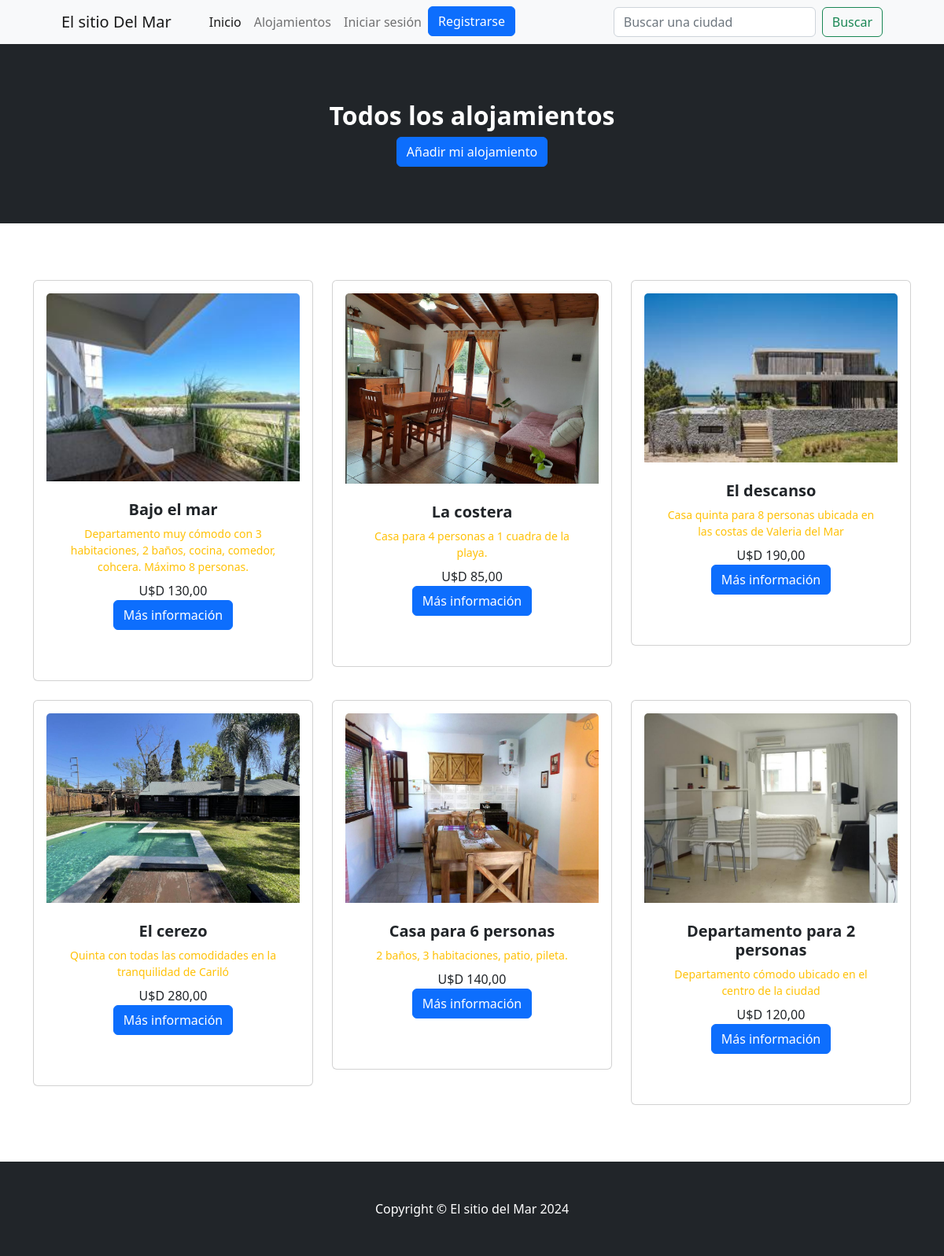
/alojamientos/, run on the app's committed database.
### aplicacion/models.py (models this page shows, shortened)
class Alojamiento(models.Model):
    titulo = models.CharField(max_length=200)
    descripcion = models.TextField()
    ciudad = models.ForeignKey(Ciudad, on_delete=models.CASCADE)
    direccion = models.CharField(max_length=200, default="No determinado")
    email = models.EmailField(default="example@example.com")
    precio = models.DecimalField(max_digits=10, decimal_places=2, default=0.00)
    propietario = models.ForeignKey(Usuario, on_delete=models.CASCADE)
    imagen = models.ImageField(upload_to='alojamientos', null=True, blank=True)

### aplicacion/views.py (the view)
# urls.py: path('alojamientos/', alojamiento, name="alojamiento"),
def alojamiento(request):
    contexto = {'alojamiento': Alojamiento.objects.all()}
    return render(request, "aplicacion/alojamiento.html", contexto)

### aplicacion/templates/aplicacion/alojamiento.html
{% extends 'aplicacion/index.html' %}
{% block header %}
<header class="bg-dark py-5">
    <div class="container px-3 px-lg-4 my-4">
        <div class="text-center text-white">
            <h2 class="display-7 fw-bolder">Todos los alojamientos</h2>
            <a href="{% url 'agregarAlojamiento'%}" class="btn btn-primary">Añadir mi alojamiento</a>
        </div>
    </div>
</header>
{% endblock header %}
{% block contenido %}
<section class="py-5">
    <div class="container">
        <div class="row mt-4">
            {% block producto %}
            {% for a in alojamiento %}
            <div class="col-md-4 mb-4">
                <div class="card">
                    <div class="card-body">
                        {% if a.imagen %}
                        <img src="{{ a.imagen.url }}" alt="{{ a.titulo }}" class="card-img-top">
                        {% endif %}
                        <div class="card-body p-4">
                            <div class="text-center">
                                <h5 class="fw-bolder">{{ a.titulo }}</h5>
                                <div class="d-flex justify-content-center small text-warning mb-2">
                                    <div>{{ a.descripcion }}</div>
                                </div>
                                U$D {{ a.precio }}
                            </div>
                            <div class="card-footer p-4 pt-0 border-top-0 bg-transparent">
                                <div class="text-center">
                                    <a href="{% url 'detalle_alojamiento' a.id %}" class="btn btn-primary">Más información</a>
                                </div>
                            </div>
                        </div>
                    </div>
                </div>
            </div>
            {% endfor %}
            {% endblock producto %}
        </div>
    </div>
</section>
{% endblock contenido %}

### aplicacion/templates/aplicacion/index.html (shortened to what this page needs)
<!DOCTYPE html>
<html lang="en">
    <head>
        {% load static %}
        <link href="https://cdn.jsdelivr.net/npm/bootstrap-icons@1.5.0/font/bootstrap-icons.css" rel="stylesheet" />
        <link href="{% static 'css/styles.css' %}" rel="stylesheet" />
    </head>
    <body>
        <nav class="navbar navbar-expand-lg navbar-light bg-light">
            <div class="container px-4 px-lg-5">
                <a class="navbar-brand" href="{% url 'home' %}">El sitio Del Mar</a>
                <div class="collapse navbar-collapse" id="navbarSupportedContent">
                    <ul class="navbar-nav me-auto mb-2 mb-lg-0 ms-lg-4">
                        {% if  user.is_authenticated == False %}
                            <li class="nav-item"><a class="nav-link active" aria-current="page" href="{% url 'home' %}">Inicio</a></li>
                            <li class="nav-item"><a class="nav-link" href="{% url 'alojamiento'%}">Alojamientos</a></li>
                            <li class="nav-item"><a class="nav-link" href="{% url 'login'%}">Iniciar sesión</a></li>
                            <li class="nav-item"> <a class="btn btn-primary" href="{% url 'registrar' %}">Registrarse</a></li>
                        {% endif %}
                    </ul>
                    <form class="d-flex" action="{% url 'encontrar_alojamiento' %}" method="GET">
                        <input class="form-control me-2" type="search" placeholder="Buscar una ciudad" aria-label="Buscar" name="buscar">
                        <button class="btn btn-outline-success" type="submit">Buscar</button>
                    </form>
                </div>
            </div>
        </nav>
        {% block header %}{% endblock header %}
        {% block contenido %}{% endblock contenido %}
        {% block footer %}
        <footer class="py-5 bg-dark">
            <div class="container"><p class="m-0 text-center text-white">Copyright &copy; El sitio del Mar 2024</p></div>
        </footer>
        {% endblock footer %}
    </body>
</html>

### data on the page
Alojamiento: imagen (picture), titulo "Bajo el mar", descripcion "Departamento muy cómodo con 3 habitaciones, 2 baños, cocina, comedor, cohcera. Máximo 8 personas.", precio "130,00"
Alojamiento: imagen (picture), titulo "La costera", descripcion "Casa para 4 personas a 1 cuadra de la playa.", precio "85,00"
Alojamiento: imagen (picture), titulo "El descanso", descripcion "Casa quinta para 8 personas ubicada en las costas de Valeria del Mar", precio "190,00"
Alojamiento: imagen (picture), titulo "El cerezo", descripcion "Quinta con todas las comodidades en la tranquilidad de Cariló", precio "280,00"
Alojamiento: imagen (picture), titulo "Casa para 6 personas", descripcion "2 baños, 3 habitaciones, patio, pileta.", precio "140,00"
Alojamiento: imagen (picture), titulo "Departamento para 2 personas", descripcion "Departamento cómodo ubicado en el centro de la ciudad", precio "120,00"
